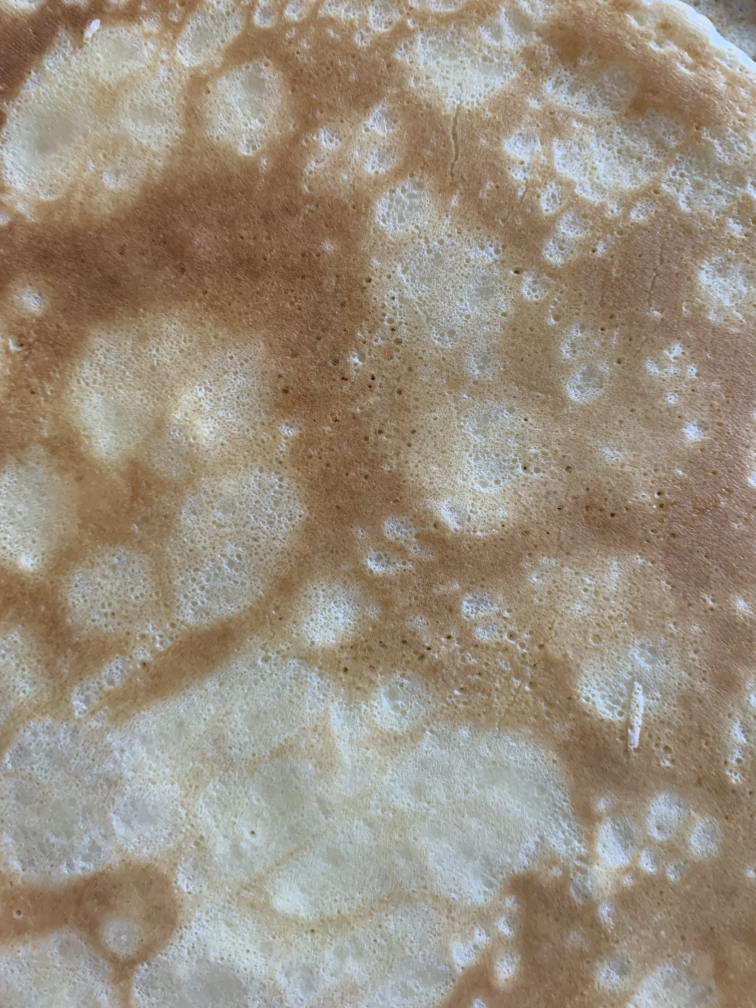
#> input picture images/pancake.jpg, 3024 x 4032 px (shown at 1/4 size)
$ jupyter execute --allow-errors 10_pancake_demo.ipynb
#> lines starting #> are read from the running program, lines starting #| are printed output that depends on the picture
### gstatsim.py
#!/usr/bin/env python
# coding: utf-8

### geostatistical tools

import numpy as np
import numpy.linalg as linalg
import pandas as pd
import sklearn as sklearn
from sklearn.neighbors import KDTree
import math
from scipy.spatial import distance_matrix
from scipy.special import kv, gamma
from scipy.interpolate import Rbf
from tqdm import tqdm
import random
from sklearn.metrics import pairwise_distances

############################

# Grid data

############################

class Gridding:
    def prediction_grid(xmin, xmax, ymin, ymax, res):
        """
        Make prediction grid

        Parameters
        ----------
            xmin : float, int
                minimum x extent
            xmax : float, int
                maximum x extent
            ymin : float, int
                minimum y extent
            ymax : float, int
                maximum y extent
            res : float, int
                grid cell resolution

        Returns
        -------
            prediction_grid_xy : numpy.ndarray
                x,y array of coordinates
        """

        cols = np.ceil((xmax - xmin + res)/res)
        rows = np.ceil((ymax - ymin + res)/res)
        x = np.linspace(xmin, xmin+(cols*res), num=int(cols), endpoint=False)
        y = np.linspace(ymin, ymin+(rows*res), num=int(rows), endpoint=False)
        xx, yy = np.meshgrid(x,y)
        yy = np.flip(yy)
        x = np.reshape(xx, (int(rows)*int(cols), 1))
        y = np.reshape(yy, (int(rows)*int(cols), 1))
        prediction_grid_xy = np.concatenate((x,y), axis = 1)

        return prediction_grid_xy

    def make_grid(xmin, xmax, ymin, ymax, res):
        """
        Generate coordinates for output of gridded data

        Parameters
        ----------
            xmin : float, int
                minimum x extent
            xmax : float, int
                maximum x extent
            ymin : float, int
                minimum y extent
            ymax : float, int
                maximum y extent
            res : float, int
                grid cell resolution

        Returns
        -------
            prediction_grid_xy : numpy.ndarray
                x,y array of coordinates
            rows : int
                number of rows
            cols : int
                number of columns
        """

        cols = np.ceil((xmax - xmin)/res)
        rows = np.ceil((ymax - ymin)/res)
        rows = rows.astype(int)
        cols = cols.astype(int)
        x = np.arange(xmin,xmax,res); y = np.arange(ymin,ymax,res)
        xx, yy = np.meshgrid(x,y)
        x = np.reshape(xx, (int(rows)*int(cols), 1))
        y = np.reshape(yy, (int(rows)*int(cols), 1))
        prediction_grid_xy = np.concatenate((x,y), axis = 1)

        return prediction_grid_xy, cols, rows

    def grid_data(df, xx, yy, zz, res):
        """
        Grid conditioning data

        Parameters
        ----------
            df : pandas DataFrame
                dataframe of conditioning data and coordinates
            xx : string
                column name for x coordinates of input data frame
            yy : string
                column name for y coordinates of input data frame
            zz : string
                column for z values (or data variable) of input data frame
            res : float, int
                grid cell resolution

        Returns
        -------
            df_grid : pandas DataFrame
                dataframe of gridded data
            grid_matrix : numpy.ndarray
                matrix of gridded data
            rows : int
                number of rows in grid_matrix
            cols : int
                number of columns in grid_matrix
        """
        df = df.rename(columns = {xx: "X", yy: "Y", zz: "Z"})

        xmin = df['X'].min()
        xmax = df['X'].max()
        ymin = df['Y'].min()
        ymax = df['Y'].max()

        # make array of grid coordinates
        grid_coord, cols, rows = Gridding.make_grid(xmin, xmax, ymin, ymax, res)

        df = df[['X','Y','Z']]
        np_data = df.to_numpy()
        np_resize = np.copy(np_data)
        origin = np.array([xmin,ymin])
        resolution = np.array([res,res])

        # shift and re-scale the data by subtracting origin and dividing by resolution
        np_resize[:,:2] = np.rint((np_resize[:,:2]-origin)/resolution)

        grid_sum = np.zeros((rows,cols))
        grid_count = np.copy(grid_sum)

        for i in range(np_data.shape[0]):
            xindex = np.int32(np_resize[i,1])
            yindex = np.int32(np_resize[i,0])

            if ((xindex >= rows) | (yindex >= cols)):
                continue

            grid_sum[xindex,yindex] = np_data[i,2] + grid_sum[xindex,yindex]
            grid_count[xindex,yindex] = 1 + grid_count[xindex,yindex]


        np.seterr(invalid='ignore')
        grid_matrix = np.divide(grid_sum, grid_count)
        grid_array = np.reshape(grid_matrix,[rows*cols])
        grid_sum = np.reshape(grid_sum,[rows*cols])
        grid_count = np.reshape(grid_count,[rows*cols])

        # make dataframe
        grid_total = np.array([grid_coord[:,0], grid_coord[:,1],
                               grid_sum, grid_count, grid_array])
        df_grid = pd.DataFrame(grid_total.T,
                               columns = ['X', 'Y', 'Sum', 'Count', 'Z'])
        grid_matrix = np.flipud(grid_matrix)

        return df_grid, grid_matrix, rows, cols


###################################

# RBF trend estimation

###################################

def rbf_trend(grid_matrix, smooth_factor, res):
    """
    Estimate trend using radial basis functions

    Parameters
    ----------
        grid_matrix : numpy.ndarray
            matrix of gridded conditioning data
        smooth_factor : float
            Parameter controlling smoothness of trend. Values greater than
            zero increase the smoothness of the approximation.
        res : float
            grid cell resolution

    Returns
    -------
        trend_rbf : numpy.ndarray
            RBF trend estimate
    """
    sigma = np.rint(smooth_factor/res)
    ny, nx = grid_matrix.shape
    rbfi = Rbf(np.where(~np.isnan(grid_matrix))[1],
               np.where(~np.isnan(grid_matrix))[0],
               grid_matrix[~np.isnan(grid_matrix)],smooth = sigma)

    # evaluate RBF
    yi = np.arange(nx)
    xi = np.arange(ny)
    xi,yi = np.meshgrid(xi, yi)
    trend_rbf = rbfi(xi, yi)

    return trend_rbf


####################################

# Nearest neighbor octant search

####################################

class NearestNeighbor:

    # [348 lines left out: functions center, distance_calculator, angle_calculator, nearest_neighbor_search, nearest_neighbor_search_cluster, nearest_neighbor_secondary and 3 more, not called in this run]


###########################

# Covariance functions

###########################

class Covariance:

    # [126 lines left out: functions covar, make_covariance_matrix, make_covariance_array, not called in this run]

######################################

# Simple Kriging Function

######################################

class Interpolation:

    # [771 lines left out: functions skrige, okrige, skrige_sgs, okrige_sgs, cluster_sgs, cokrige_mm1 and 2 more, not called in this run]

__all__ = ['Gridding', 'NearestNeighbor', 'Covariance', 'Interpolation', 'rbf_trend',
    'adaptive_partitioning', 'make_rotation_matrix', 'get_random_generator']

def __dir__():
    return __all__

# [4 lines left out: function __getattr__, not called in this run]

### demos/10_pancake_demo.ipynb
# Pancake demo
#### Gator Glaciology Lab, University of Florida

Simulation of pancake image

[cell 1]
import numpy as np
from numpy.random import default_rng
import pandas as pd
import matplotlib.pyplot as plt
from matplotlib.pyplot import imshow
from matplotlib import ticker
from sklearn.preprocessing import QuantileTransformer
import skgstat as skg
from skgstat import models
import gstatsim as gs
from skimage.io import imread

[cell 2]
gray = imread('../images/pancake.jpg', as_gray=True)
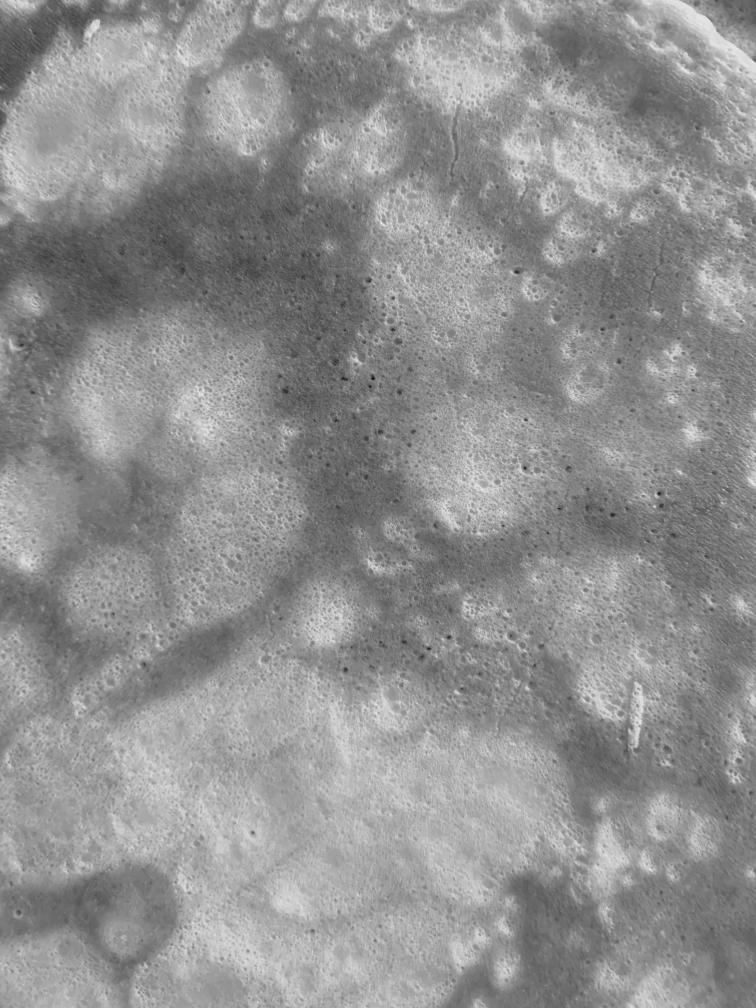
#> gray: shape (4032, 3024) float64 (shown at 1/4 size); min 0.0566, max 0.969, mean 0.567
gray = gray[:2000,:2000]
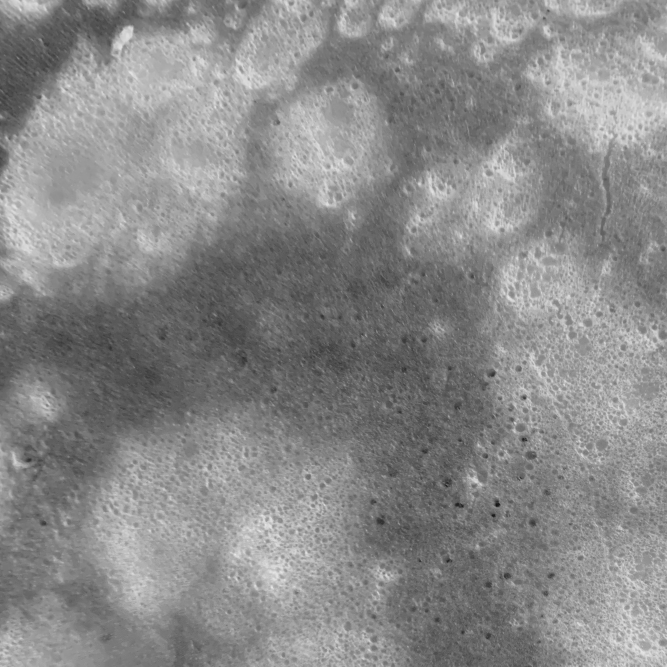
#> gray: shape (2000, 2000) float64 (shown at 1/3 size); min 0.0566, max 0.935, mean 0.54
print(gray.shape)
#| (2000, 2000)

plt.imshow(gray, cmap='gray')
plt.show()

[cell 3]
# make x,y coordinates
x = np.arange(gray.shape[1])
#> x = 2000 values from 0 to 1999
y = np.arange(gray.shape[0])
#> y = 2000 values from 0 to 1999
xx, yy = np.meshgrid(x, y)

[cell 4]
# make dataframe of data
data = np.dstack([xx, yy, gray]).reshape(x.shape[0]*y.shape[0],3)
df = pd.DataFrame(data=data, columns=['X', 'Y', 'Z'])
#> df = table of 4000000 rows and 3 columns

[cell 5]
# smooth the data to a coarser grid (to speed up computational time)
res = 20 # resolution
df_grid, grid_matrix, rows, cols = gs.Gridding.grid_data(df, 'X', 'Y', 'Z', res)
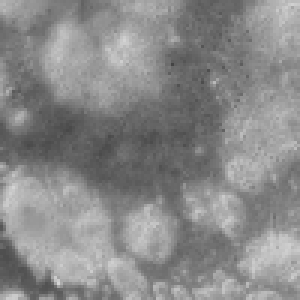
#> grid_matrix: shape (100, 100) float64 (shown 3 times larger); min 0.267, max 0.832, mean 0.54
#> df_grid = table of 10000 rows and 5 columns; rows = 100; cols = 100
df_grid = df_grid.rename(columns = {"Z": "Pancake"})

# plot gridded bed
plt.figure(figsize=(5,5))
im = plt.imshow(grid_matrix, cmap='gray', interpolation='none', vmin = 0, vmax = 1, origin='upper')
plt.title('Gridded image')
plt.xlabel('X [px]'); plt.ylabel('Y [px]')
ax = plt.gca()
ax.axis('scaled')
cbar = plt.colorbar(im, ticks=np.linspace(0, 1, 11))
plt.show()
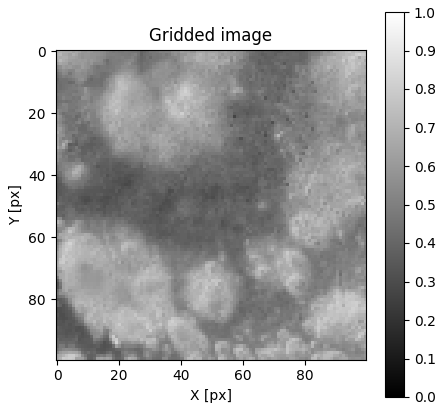
#> figure drawn by matplotlib, 2 panels

[cell 6]
# generate n random indices
n_points = 400

rng = default_rng()
ridxs = rng.choice(df_grid.shape[0], n_points)

df_samp = df_grid.iloc[ridxs]
#> df_samp = table of 400 rows and 5 columns

[cell 7]
plt.scatter(df_samp.X, df_samp.Y, c=df_samp.Pancake, cmap='gray')
plt.colorbar(label='intensity')
plt.xlabel('X (px)')
plt.ylabel('Y (px)')
plt.title('Sampled picture')
plt.axis('scaled')
plt.show()

[cell 8]
# compute trend
smooth_radius = 250 # smoothing radius for RBF function (100 km)
df_samp_grid, samp_grid_matrix, rows, cols = gs.Gridding.grid_data(df_samp, 'X', 'Y', 'Pancake', res)
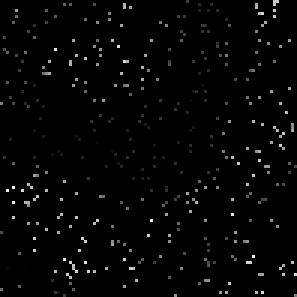
#> samp_grid_matrix: shape (99, 99) float64 (shown 3 times larger); 96.02% of the values are NaN or infinite; the others: min 0.324, max 0.79, mean 0.535; drawn with min black, max white, NaN and infinite black
#> df_samp_grid = table of 9801 rows and 5 columns; rows = 99; cols = 99
trend_rbf = gs.rbf_trend(samp_grid_matrix, smooth_radius, res)
#> in rbf_trend, `trend_rbf = rbfi(xi, yi)`:
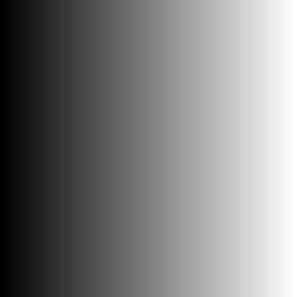
#> xi: shape (99, 99) int64 (shown 3 times larger); min 0, max 98, mean 49; drawn with min black and max white

plt.imshow(trend_rbf, cmap='gray')
plt.show()

[cell 9]
# subtract trend from data
diff = samp_grid_matrix - trend_rbf
diff = np.flipud(diff) # flip matrix
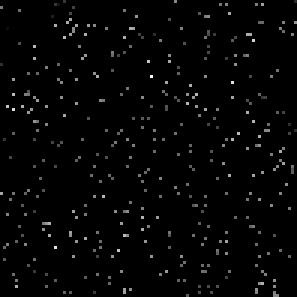
#> diff: shape (99, 99) float64 (shown 3 times larger); 96.02% of the values are NaN or infinite; the others: min -0.201, max 0.228, mean -0.00108; drawn with min black, max white, NaN and infinite black

# remove NaNs, add to dataframe
ny, nx = diff.shape
#> ny = 99; nx = 99
diff_array = np.reshape(diff,[ny*nx])
diff_array = diff_array[~np.isnan(diff_array)]
#> diff_array = 390 values, max 0.228 at index 94, min -0.201 at index 32, mean -0.00108
df_samp_grid = df_samp_grid[df_samp_grid["Z"].isnull() == False]  # remove coordinates with NaNs
#> df_samp_grid = table of 390 rows and 5 columns
df_samp_grid = df_samp_grid.rename(columns = {"Z": "Bed"}) # rename column for consistency
df_samp_grid['Residual'] = diff_array

# plot residual
fig = plt.figure()
im = plt.scatter(df_samp_grid['X'],df_samp_grid['Y'], c = df_samp_grid['Residual'], marker=".", s = 25,
                 cmap = 'gray')       # scatter plot for location map
plt.title('Residual')                                    # add plot title
plt.xlabel('X [m]'); plt.ylabel('Y [m]')                          # set axis labels
plt.locator_params(nbins=5)# set axis labels
cbar = plt.colorbar(im, orientation="vertical") # add vertical color bar
cbar.set_label("Residual intensity", rotation=270, labelpad=20)      # add labels to the color bar
plt.subplots_adjust(left=0.0, bottom=0.0, right=1.0, top=1.0) # adjust the plot size
plt.axis('scaled')
plt.show
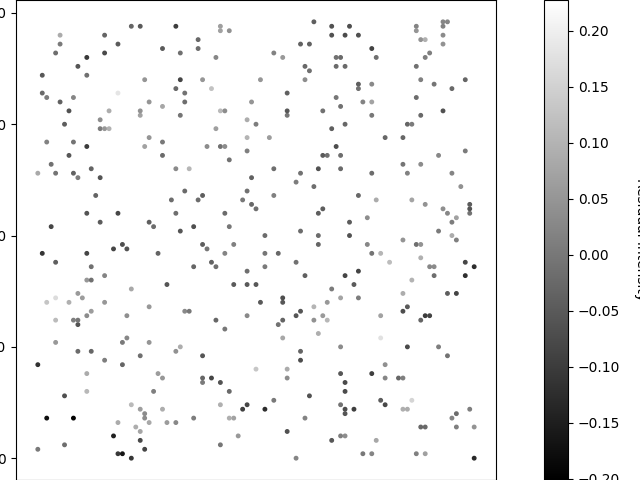
#> figure drawn by matplotlib, 2 panels

[cell 10]
# normal score transformation
data = df_samp_grid['Residual'].values.reshape(-1,1)
#> data has the same summary as diff_array
nst_trans = QuantileTransformer(n_quantiles=200, output_distribution="normal").fit(data)
df_samp_grid['Nscore'] = nst_trans.transform(data)

plt.subplot(121)                                        # plot original bed histogram
plt.hist(df_samp_grid['Residual'], facecolor='red',bins=50,alpha=0.2,edgecolor='black',label='Bed')
plt.xlabel('Elevation (m)'); plt.ylabel('Frequency'); plt.title('Intensity')
plt.legend(loc='upper left')
plt.grid(True)

plt.subplot(122)                                        # plot normal score bed histogram (with weights)
plt.hist(df_samp_grid['Nscore'], facecolor='red',bins=50,alpha=0.2,edgecolor='black',label='Bed')
plt.xlim([-3.0,3.0]);
plt.xlabel('Nscore Elevation'); plt.ylabel('Frequency'); plt.title('Nscore Intensity')
plt.legend(loc='upper left')
plt.grid(True)

plt.subplots_adjust(left=0.0, bottom=0.0, right=2.0, top=1.2, wspace=0.2, hspace=0.3)
plt.show()
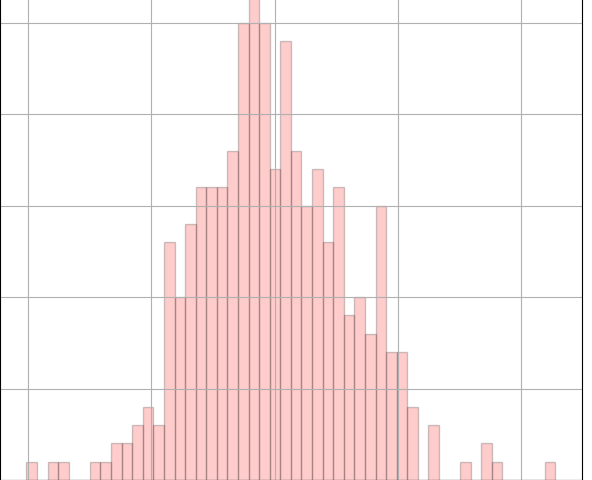
#> figure drawn by matplotlib, 2 panels; panel 1: tallest bar 30 high, from x = -0.0211 to -0.0126

[cell 11]
# compute experimental (isotropic) variogram
coords = df_samp_grid[['X','Y']].values
#> coords = 390 pairs, first value 0 to 1960, second value 0 to 1960
values = df_samp_grid['Nscore']

maxlag = 500 # maximum range distance
n_lags = 50 #num of bins

# compute variogram
#> (the rest of this cell did not finish here and is left out)

#> (a cell that did not finish here is left out)

[cell 13]
# define coordinate grid
res = 20
xmin = np.min(df_samp_grid['X']); xmax = np.max(df_samp_grid['X'])     # min and max x values
#> after `xmin = np.min(df_samp_grid['X'])`: xmin = 0
#> after `xmax = np.max(df_samp_grid['X'])`: xmax = 1960
ymin = np.min(df_samp_grid['Y']); ymax = np.max(df_samp_grid['Y'])     # min and max y values
#> after `ymin = np.min(df_samp_grid['Y'])`: ymin = 0
#> after `ymax = np.max(df_samp_grid['Y'])`: ymax = 1960

Pred_grid_xy = gs.Gridding.prediction_grid(xmin, xmax, ymin, ymax, res)
#> in prediction_grid, `cols = np.ceil((xmax - xmin + res)/res)`: cols = 99
#> in prediction_grid, `x = np.reshape(xx, (int(rows)*int(cols), 1))`: x = 9801 values, max 1960 at index 98, min 0 at index 0, mean 980
#> in prediction_grid, `y = np.reshape(yy, (int(rows)*int(cols), 1))`: y = 9801 values, max 1960 at index 0, min 0 at index 9702, mean 980
#> in prediction_grid, `y = np.reshape(yy, (int(rows)*int(cols), 1))`:
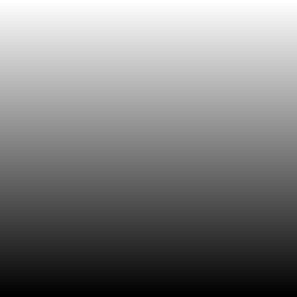
#> yy: shape (99, 99) float64 (shown 3 times larger); min 0, max 1960, mean 980; drawn with min black and max white
#> in prediction_grid, `prediction_grid_xy = np.concatenate((x,y), axis = 1)`: prediction_grid_xy = 9801 pairs, first value 0 to 1960, second value 0 to 1960
#> Pred_grid_xy has the same summary as prediction_grid_xy in prediction_grid

[cell 14]
# set variogram parameters
azimuth = 0
#> (the rest of this cell did not finish here and is left out)

#> (a cell that did not finish here is left out)

#> (a cell that did not finish here is left out)
